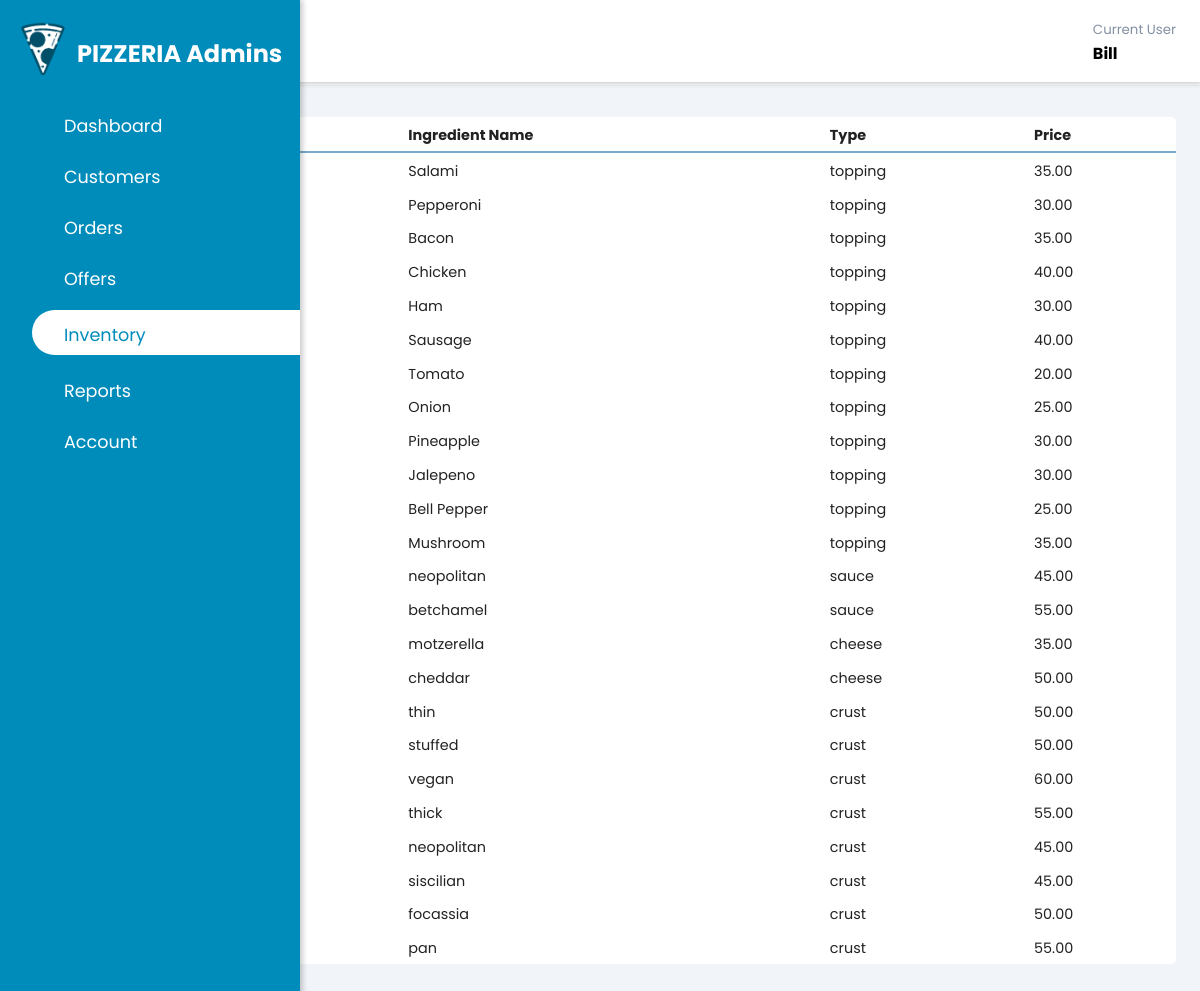
The app's page /Ann_adminWeb/website/inventorypage.php (signed in), older data.
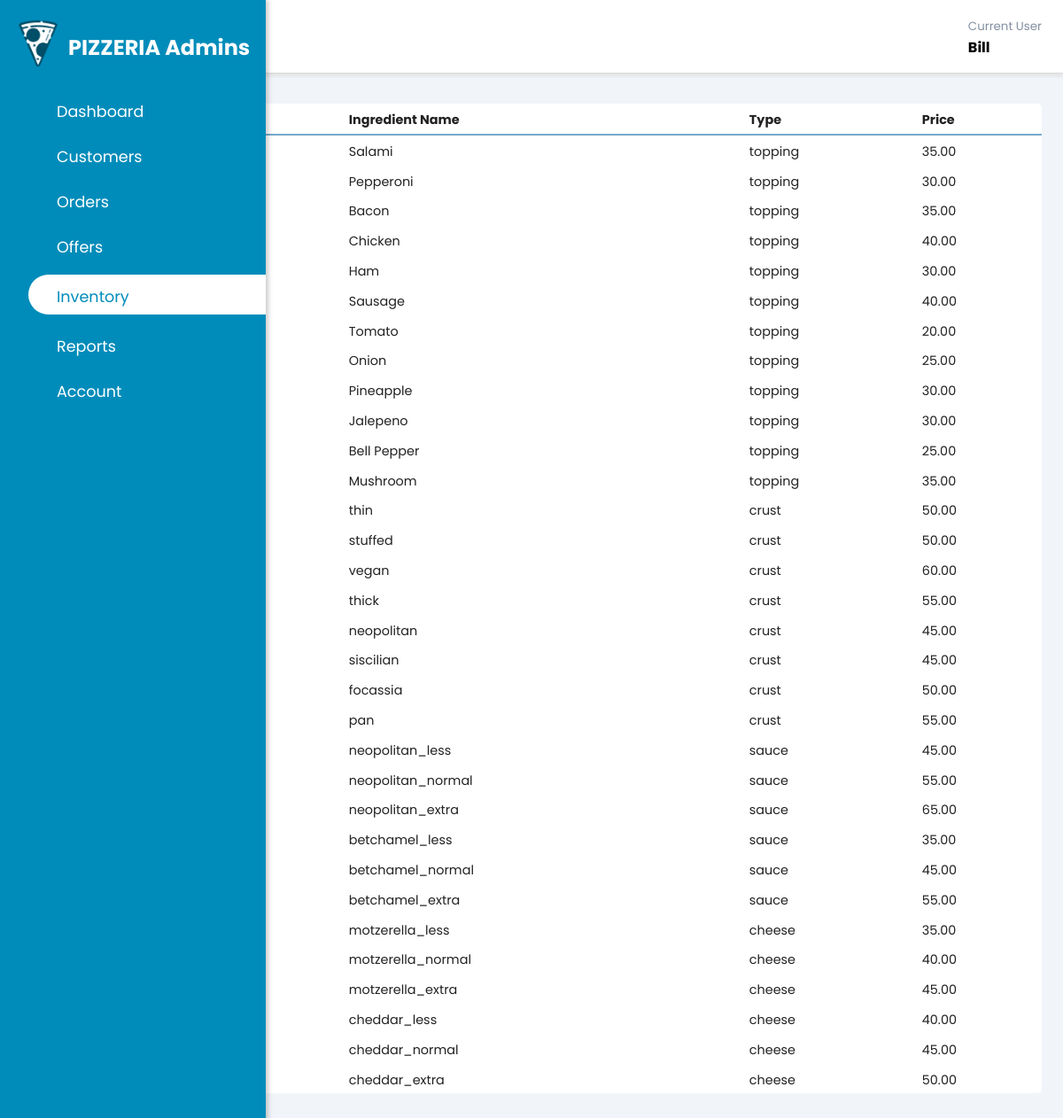
The same page, newer data.
### tables this page shows
CREATE TABLE `ingredients` (
  `Ingr_ID` int(11) NOT NULL,
  `In_Name` varchar(40) NOT NULL,
  `In_Type` enum('crust','topping','cheese','sauce') NOT NULL,
  `In_Qty` int(11) NOT NULL,
  `In_Price` decimal(10,2) NOT NULL
);

### Ann_adminWeb/website/inventorypage.php (the view, shortened to what this page needs)
<?php
require_once('..\login_reg\config.php');
?>
<!DOCTYPE html>
<html lang="en">
<head>
    <link rel="stylesheet" href="https://maxst.icons8.com/vue-static/landings/line-awesome/line-awesome/1.3.0/css/line-awesome.min.css">
    <link rel="stylesheet" href="style.css">
</head>
<body>
    <div class="sidebar">
        <div class="sidebar-brand">
            <img src="img/logo_BW.png" alt="pizzeria logo in black and white">
            <h2>PIZZERIA Admins</h2>
        </div>
        <div class="sidebar-menu">
            <ul>
                <li>
                    <a href="index.php" class="weblink">
                        <span class="las la-home"></span>
                        <span>Dashboard</span>
                    </a>
                </li>
                <li>
                    <a href="customerspage.php" class="weblink">
                        <span class="las la-users"></span>
                        <span>Customers</span>
                    </a>
                </li>
                <li>
                    <a href="orderspage.php" class="weblink">
                        <span class="las la-file-invoice-dollar"></span>
                        <span>Orders</span>
                    </a>
                </li>
                <li>
                    <a href="offerspage.php" class="weblink">
                        <span class="lar la-star"></span>
                        <span>Offers</span>
                    </a>
                </li>
                <li>
                    <a href="inventorypage.php" class="weblink active">
                        <span class="las la-pizza-slice"></span>
                        <span>Inventory</span>
                    </a>
                </li>
                <li>
                    <a href="reportspage.php" class="weblink">
                        <span class="las la-chart-area"></span>
                        <span>Reports</span>
                    </a>
                </li>
                <li>
                    <a href="accountpage.php" class="weblink">
                        <span class="las la-user-circle"></span>
                        <span>Account</span>
                    </a>
                </li>
            </ul>
        </div>
    </div>
    <div class="main-content">
        <header>
            <h2>
            </h2>
            <div class="user-wrapper">
                <div>
                    <small>Current User</small>
                    <h4>
                        <?php
                        echo $_SESSION['username'];
                        ?>
                    </h4>
                </div>
            </div>
        </header>
        <main>
            <div class="card">
                <div class="card-body">
                    <div class="table-responsive">
                        <table style="width:100%">
                            <tr style="border-bottom: 2px solid #77aacc;">
                                <th id="i_id"><strong>Ingredient ID</strong></th>
                                <th id="i_name"><strong>Ingredient Name</strong></th>
                                <th id="i_type"><strong>Type</strong></th>
                                <th id="i_price"><strong>Price</strong></th>
                            </tr>
                            <?php
                            $sql="select Ingr_ID, In_Name, In_Type, In_Price from ingredients order by Ingr_ID asc";
                            $result=mysqli_query($conn, $sql);
                            $num = mysqli_num_rows($result);
                            if ($num > 0) {
                                while($row=mysqli_fetch_assoc($result)) {
                                    echo "<tr>
                                        <td>".$row["Ingr_ID"]."</td>
                                        <td>".$row["In_Name"]."</td>
                                        <td>".$row["In_Type"]."</td>
                                        <td>".$row["In_Price"]."</td>
                                    </tr>";
                                }
                            } else {
                                echo "0 results";
                            }
                            ?>
                        </table>
                    </div>
                </div>
            </div>
        </main>
    </div>
</body>
</html>

### Ann_adminWeb/website/style.css (style rules this page uses)
:root { --main-lighter: #5ec6e9; --main-color: #008cba; --main-darker: #004e68; --color-dark: #1D2231; --text-gray: #8390A2; }
* { margin: 0; padding: 0; box-sizing: border-box; list-style-type: none; text-decoration: none; font-family: 'Poppins', sans-serif; }
.sidebar { width: 300px; position: fixed; left: 0; top: 0; height: 100%; background: var(--main-color); z-index: 100; transition: width 300ms; }
.sidebar-brand { height: 90px; padding: 0.7rem 0rem 1rem 2rem; color: #fff; }
.sidebar-brand h2 { text-align: left; margin-left: 45px; margin-top: 25px; position: absolute; }
.sidebar-brand img { display: inline-block; padding-right: 1rem; width: 4.5rem; position: absolute; top: 21px; left: 15px; }
.sidebar-menu { margin-top: 1rem; }
.sidebar-menu li { width: 100%; margin-bottom: 1rem; padding-left: 1rem; }
.sidebar-menu a { display: block; color: #fff; font-size: 1.1rem; padding-left: 1rem; }
.sidebar-menu a.active { background: #fff; padding-top: 0.3rem; padding-bottom: 0.3rem; color: var(--main-color); border-radius: 30px 0px 0px 30px; }
.sidebar-menu a span:first-child { font-size: 1.5rem; padding-right: 1rem; }
.main-content { transition: margin-left 300ms; margin-left: 300px; }
header { background: #fff; display: flex; justify-content: space-between; padding: 1rem 1.5rem; box-shadow: 2px 2px 5px rgba(0,0,0,0.2); position: fixed; left: 300px; width: calc(100% - 300px); top: 0; z-index: 100; transition: left 300ms; }
header h2 { display: inline-flex; align-items: center; color: #222; }
.user-wrapper { display: flex; align-items: center; }
.user-wrapper small { display: inline-block; color: var(--text-gray); }
main { margin-top: 85px; padding: 2rem 1.5rem; background: #f1f5f9; min-height: calc(100vh - 90px); }
.card { background: #fff; border-radius: 5px; }
table { border-collapse: collapse; }
th { text-align: left; }
td, th { padding: 0.5rem 0rem 0.3rem 0.5rem; font-size: 0.9rem; color: #222; }
tr td:last-child, th:last-child { display: flex; align-items: center; }
.table-responsive { width: 100%; overflow-x: auto; }
@media only screen and (max-width: 1200px) { .sidebar { width: 50px; } }
@media only screen and (max-width: 1200px) { .sidebar img { display: inline-block; padding-right: 1rem; width: 3.5rem; position: absolute; top: 27px; left: 5px; } }
@media only screen and (max-width: 1200px) { .sidebar .sidebar-brand, .sidebar li { padding-left: 0.3rem; text-align: center; } }
@media only screen and (max-width: 1200px) { .sidebar li a { padding-left: 0.5rem; } }
@media only screen and (max-width: 1200px) { .sidebar .sidebar-brand h2, .sidebar li a span:last-child { display: none; } }
@media only screen and (max-width: 1200px) { .main-content { margin-left: 50px; } }
@media only screen and (max-width: 1200px) { .main-content header { width: calc(100% - 50px); left: 50px; } }

Row changes from the older to the newer data that the page shows:
removed ingredients: In_Name "neopolitan", In_Type "sauce", In_Price "45.00"
removed ingredients: In_Name "betchamel", In_Type "sauce", In_Price "55.00"
removed ingredients: In_Name "motzerella", In_Type "cheese", In_Price "35.00"
removed ingredients: In_Name "cheddar", In_Type "cheese", In_Price "50.00"
added ingredients: In_Name "neopolitan_less", In_Type "sauce", In_Price "45.00"
added ingredients: In_Name "neopolitan_normal", In_Type "sauce", In_Price "55.00"
added ingredients: In_Name "neopolitan_extra", In_Type "sauce", In_Price "65.00"
added ingredients: In_Name "betchamel_less", In_Type "sauce", In_Price "35.00"
added ingredients: In_Name "betchamel_normal", In_Type "sauce", In_Price "45.00"
added ingredients: In_Name "betchamel_extra", In_Type "sauce", In_Price "55.00"
added ingredients: In_Name "motzerella_less", In_Type "cheese", In_Price "35.00"
added ingredients: In_Name "motzerella_normal", In_Type "cheese", In_Price "40.00"
added ingredients: In_Name "motzerella_extra", In_Type "cheese", In_Price "45.00"
added ingredients: In_Name "cheddar_less", In_Type "cheese", In_Price "40.00"
added ingredients: In_Name "cheddar_normal", In_Type "cheese", In_Price "45.00"
added ingredients: In_Name "cheddar_extra", In_Type "cheese", In_Price "50.00"
